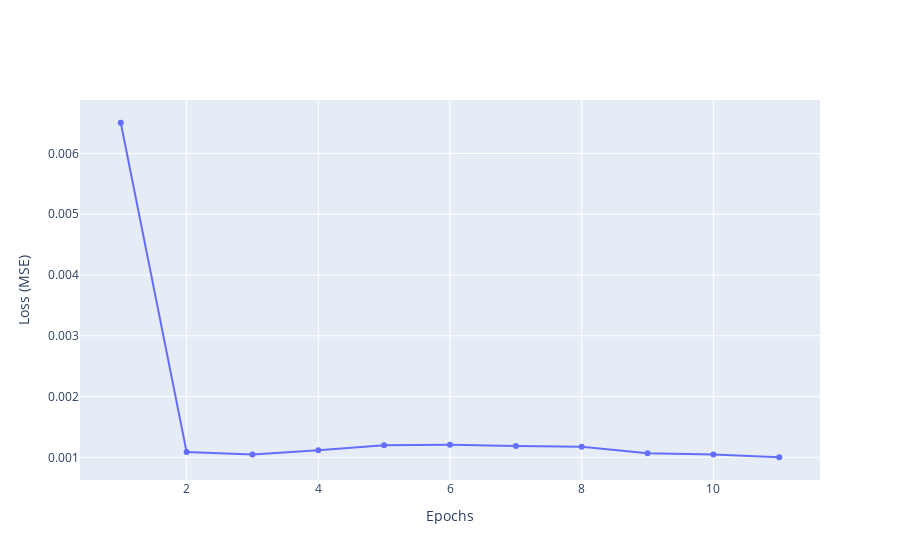

This figure's notebook cell:
### Code cell
fig = go.Figure()
fig.add_trace(
    go.Scatter(
        x=np.linspace(1, 50),
        y=history.history["loss"],
        showlegend=False,
        mode="markers+lines",
    )
)
fig.update_xaxes(title="Epochs")
fig.update_yaxes(title="Loss (MSE)")
fig.update_layout(height=500)

### Figure 1 — Plotly figure (JSON) as saved in the notebook; plotly's stock layout.template omitted (floating-point values rounded to 4 significant figures)
{"data": [{"mode": "markers+lines", "showlegend": false, "type": "scatter", "x": [1, 2, 3, 4, 5, 6, 7, 8, 9, 10, 11, 12, 13, 14, 15, 16, 17, 18, 19, 20, 21, 22, 23, 24, 25, 26, 27, 28, 29, 30, 31, 32, 33, 34, 35, 36, 37, 38, 39, 40, 41, 42, 43, 44, 45, 46, 47, 48, 49, 50], "y": [0.006506, 0.001089, 0.001048, 0.001117, 0.001201, 0.001205, 0.001188, 0.001174, 0.001067, 0.001049, 0.001001]}], "layout": {"autosize": true, "xaxis": {"autorange": true, "range": [0.3949, 11.61], "title": {"text": "Epochs"}, "type": "linear"}, "yaxis": {"autorange": true, "range": [0.0006139, 0.006894], "title": {"text": "Loss (MSE)"}, "type": "linear"}}}
